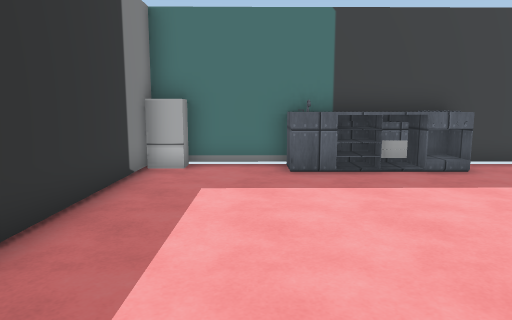
[1] (above)

19 first-person views from a walk through a scene from a Unity 3-D project. The camera is 1.5 m above the floor, tilts 8° down and sees 70° across. Doors are open. The floor is counted in squares, 1 m on a side. Each view is taken from the middle of a square. On the plan, view 1 faces up. The plan holds only what a view shows up to about 16 squares ahead; the rest is blank. The player is left out. Some surface patterns are stand-ins.

[2]
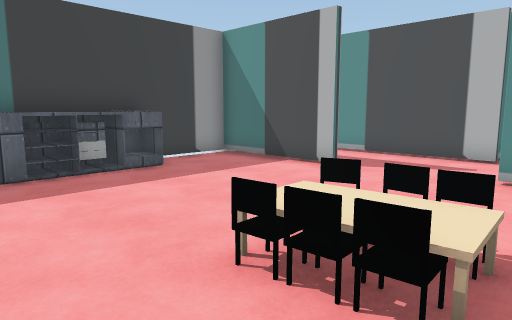

[3]
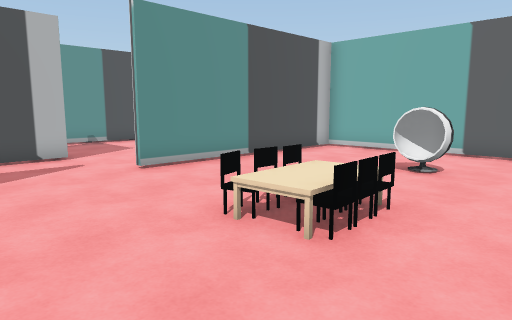

[4]
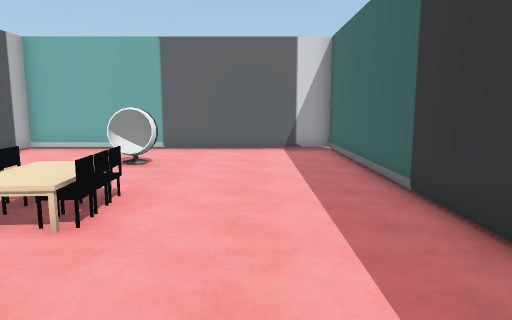

[5]
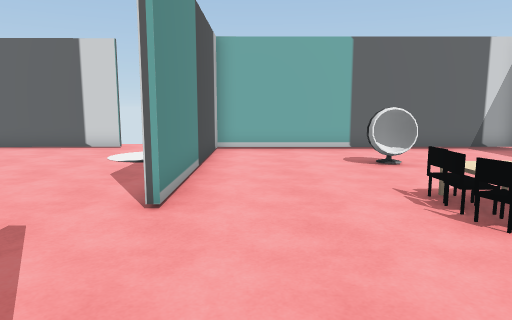

[6]
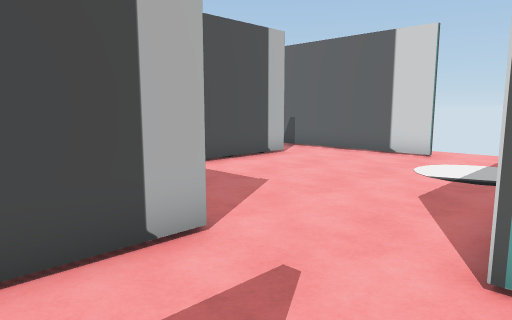

[7]
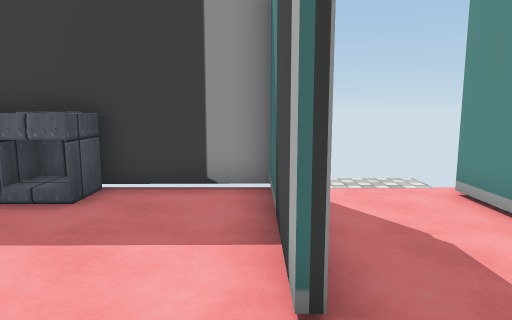

[8]
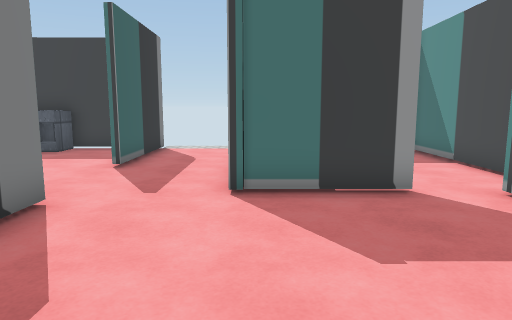

[9]
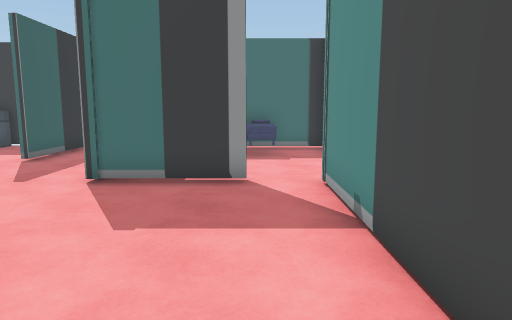

[10]
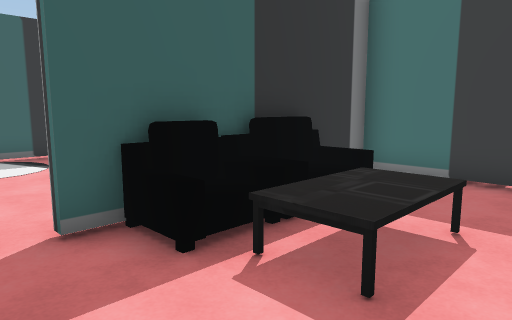

[11]
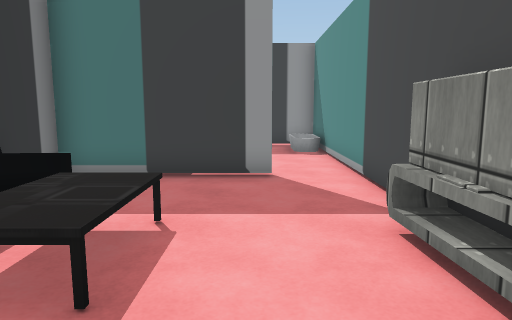

[12]
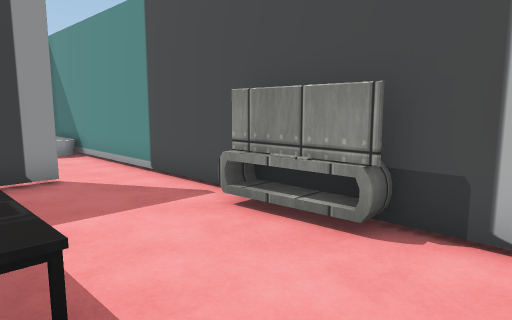

[13]
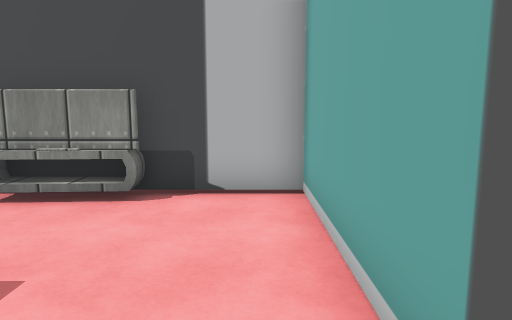

[14]
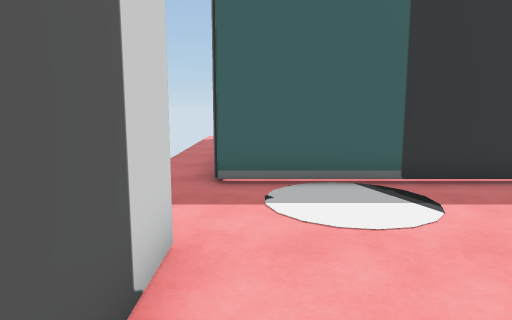

[15]
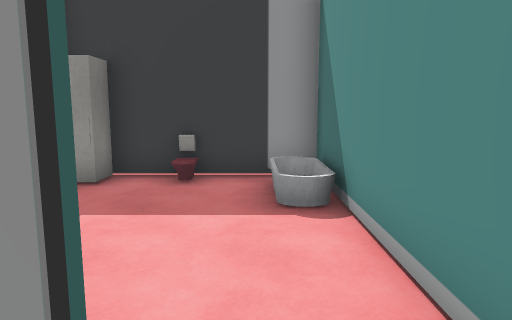

[16]
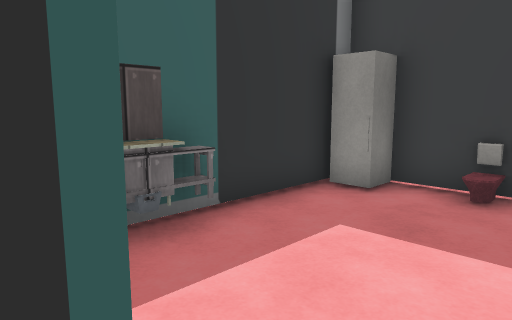

[17]
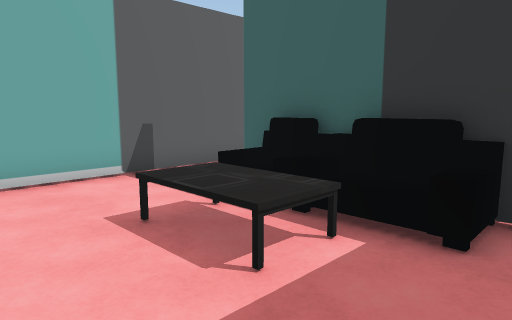

[18]
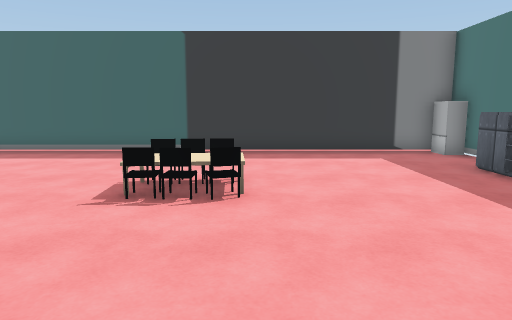

[19]
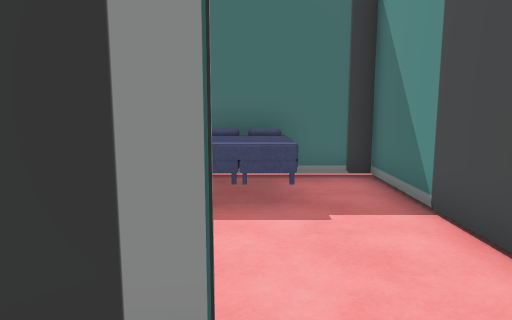

### Floor plan
Key: @ floor where view 1 was taken; # wall or solid block; x gap in a wall; . main floor; : floor 0.5 m higher than the main floor; D open door; F fridge; B bed; S sofa; T table; A TV; I toilet; O other object.
Columns run from 3 left of view 1 to 23 right of it. Each row starts with its distance up from view 1.
 10 ############
  9 #F..OOOOO..#DDD#########I##
  8 #..........#...# BBB OO...#
  7 #..........#...# BBB #....#
  6 #..........#...# .B. #....#
  5 #..............# ... #....#
  4 #..............#  .. #....#
  3 #......O....... ##x  T....#
  2 #.....:............######.#
  1 #.....::....#......#  ....#
  0 #..@........#......#SS....#
 -1 #...........#......#STT...#
 -2 #...........#......##STT..O
 -3 #.....OO....#......#STTT..A
 -4 #...........#......#S.....O
 -5 #...........#.............#
 -6 #...........#.............#
 -7 ############D..D###########
 -8    ........DD .D

Where each view was taken, in squares from view 1:
view 1: 0 up, 0 right, facing up
view 2: 0 up, 0 right, facing up-right
view 3: 6 up, 0 right, facing down-right
view 4: 7 up, 0 right, facing down
view 5: 7 up, 7 right, facing down
view 6: 5 up, 8 right, facing down-right
view 7: 3 up, 8 right, facing up
view 8: 4 down, 12 right, facing up
view 9: 5 down, 15 right, facing up
view 10: 6 down, 21 right, facing up-left
view 11: 6 down, 21 right, facing up
view 12: 6 down, 19 right, facing up-right
view 13: 6 down, 17 right, facing right
view 14: 6 down, 16 right, facing left
view 15: 1 up, 22 right, facing up
view 16: 2 up, 22 right, facing up-left
view 17: 1 up, 22 right, facing down-left
view 18: 3 up, 10 right, facing left
view 19: 1 up, 15 right, facing up
